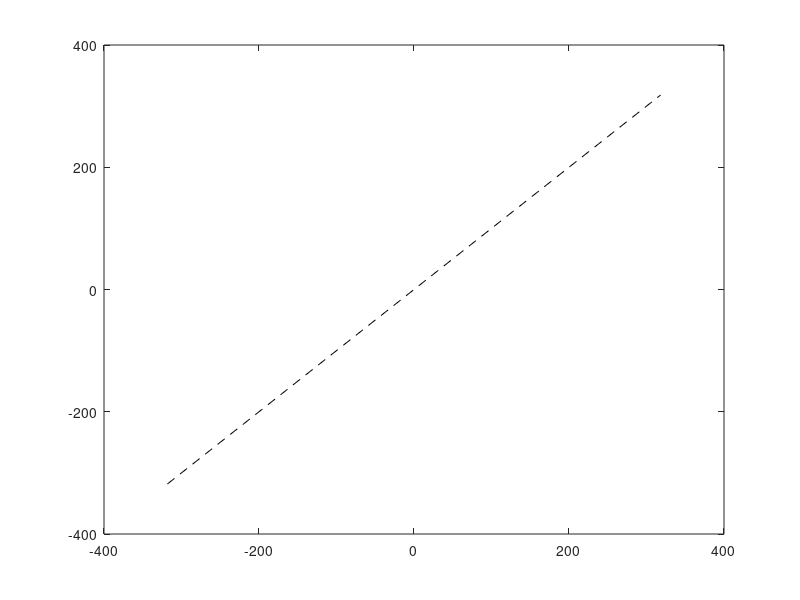

Source code (MATLAB): (Note: this script raises an error after producing the figure.)
clc, clear

% s = -1
% I = shapeIndexImage(s);
% [min(I(:)) max(I(:))]

d1 = 450;
d2 = 580;
d3 = 750;
v = [350 150];

[x,y] = pol2cart((0:pi/4:7/4*pi)',ones(8,1));
p = d3*[x y];
s = 2/pi*atan2(x+y,x-y);
S = round(10*2/pi*atan((x+y)./(sign(x-y).*(x-y))))/10;

figure
set(gcf,'color','w');
axis equal off
drawCircle(0,0,d1)
plot([-d2 d2],[0 0],'k-')
plot([0 0],[-d2 d2],'k-')
plot(sqrt(2)/2*[-d1 d1],sqrt(2)/2*[d1 -d1],'k--')
plot(sqrt(2)/2*[-d1 d1],sqrt(2)/2*[-d1 d1],'k--')
text(d2-50,70,'\lambda_1','HorizontalAlignment','center','fontsize',14)
text(70,d2-50,'\lambda_2','HorizontalAlignment','center','fontsize',14)
colormap('gray')
for i = 1:8
    I = shapeIndexImage(s(i));
    I = imnorm(I);
    hold on
    imagesc(p(i,1)-100,p(i,2)-70,I)
    text(p(i,1),p(i,2)-110,['S = ' num2str(S(i))],'HorizontalAlignment','center')
end

% quiver(0,0,300,200,'k-')

ah = annotation('arrow','color','b',...
        'headStyle','cback1','linewidth',1,'HeadLength',15000,'HeadWidth',10000);
set(ah,'parent',gca);
set(ah,'position',[0 0 v(1) v(2)]);
drawAngle(0,0,-pi/4,atan2(v(2),v(1)),80,'b')
text(v(1)/2-20,v(2)/2+50,'C','HorizontalAlignment','center','fontsize',14,'color','b')
text(120,-20,'\phi','HorizontalAlignment','center','fontsize',14,'color','b')

path = '../report/img/shapeIndexTheory.pdf';
export_fig('-r300',path);
open(path)